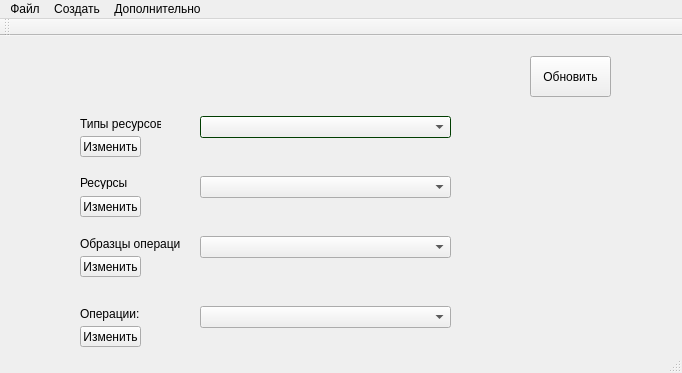
<?xml version="1.0" encoding="UTF-8"?>
<ui version="4.0">
 <class>MainWindow</class>
 <widget class="QMainWindow" name="MainWindow">
  <property name="geometry">
   <rect>
    <x>0</x>
    <y>0</y>
    <width>682</width>
    <height>373</height>
   </rect>
  </property>
  <property name="palette">
   <palette>
    <active>
     <colorrole role="Light">
      <brush brushstyle="SolidPattern">
       <color alpha="255">
        <red>0</red>
        <green>85</green>
        <blue>0</blue>
       </color>
      </brush>
     </colorrole>
    </active>
    <inactive>
     <colorrole role="Light">
      <brush brushstyle="SolidPattern">
       <color alpha="255">
        <red>0</red>
        <green>85</green>
        <blue>0</blue>
       </color>
      </brush>
     </colorrole>
    </inactive>
    <disabled>
     <colorrole role="Light">
      <brush brushstyle="SolidPattern">
       <color alpha="255">
        <red>0</red>
        <green>85</green>
        <blue>0</blue>
       </color>
      </brush>
     </colorrole>
    </disabled>
   </palette>
  </property>
  <property name="windowTitle">
   <string>Редактор визуальных объектов</string>
  </property>
  <property name="autoFillBackground">
   <bool>false</bool>
  </property>
  <property name="styleSheet">
   <string notr="true">background-color: hex(#008000);</string>
  </property>
  <widget class="QWidget" name="centralWidget">
   <widget class="QPushButton" name="pushButton">
    <property name="geometry">
     <rect>
      <x>530</x>
      <y>20</y>
      <width>81</width>
      <height>41</height>
     </rect>
    </property>
    <property name="text">
     <string>Обновить</string>
    </property>
   </widget>
   <widget class="QLabel" name="label">
    <property name="geometry">
     <rect>
      <x>80</x>
      <y>80</y>
      <width>81</width>
      <height>16</height>
     </rect>
    </property>
    <property name="text">
     <string>Типы ресурсов:</string>
    </property>
   </widget>
   <widget class="QLabel" name="label_2">
    <property name="geometry">
     <rect>
      <x>80</x>
      <y>140</y>
      <width>47</width>
      <height>13</height>
     </rect>
    </property>
    <property name="text">
     <string>Ресурсы:</string>
    </property>
   </widget>
   <widget class="QLabel" name="label_3">
    <property name="geometry">
     <rect>
      <x>80</x>
      <y>200</y>
      <width>101</width>
      <height>16</height>
     </rect>
    </property>
    <property name="text">
     <string>Образцы операций: </string>
    </property>
   </widget>
   <widget class="QLabel" name="label_4">
    <property name="geometry">
     <rect>
      <x>80</x>
      <y>270</y>
      <width>61</width>
      <height>16</height>
     </rect>
    </property>
    <property name="text">
     <string>Операции:</string>
    </property>
   </widget>
   <widget class="QComboBox" name="cmbTypeResources">
    <property name="geometry">
     <rect>
      <x>200</x>
      <y>80</y>
      <width>251</width>
      <height>22</height>
     </rect>
    </property>
    <property name="palette">
     <palette>
      <active>
       <colorrole role="WindowText">
        <brush brushstyle="SolidPattern">
         <color alpha="255">
          <red>0</red>
          <green>0</green>
          <blue>0</blue>
         </color>
        </brush>
       </colorrole>
       <colorrole role="Midlight">
        <brush brushstyle="SolidPattern">
         <color alpha="255">
          <red>0</red>
          <green>0</green>
          <blue>0</blue>
         </color>
        </brush>
       </colorrole>
       <colorrole role="Text">
        <brush brushstyle="SolidPattern">
         <color alpha="255">
          <red>0</red>
          <green>0</green>
          <blue>0</blue>
         </color>
        </brush>
       </colorrole>
       <colorrole role="Base">
        <brush brushstyle="SolidPattern">
         <color alpha="255">
          <red>255</red>
          <green>255</green>
          <blue>255</blue>
         </color>
        </brush>
       </colorrole>
       <colorrole role="Window">
        <brush brushstyle="SolidPattern">
         <color alpha="255">
          <red>0</red>
          <green>85</green>
          <blue>0</blue>
         </color>
        </brush>
       </colorrole>
      </active>
      <inactive>
       <colorrole role="WindowText">
        <brush brushstyle="SolidPattern">
         <color alpha="255">
          <red>0</red>
          <green>0</green>
          <blue>0</blue>
         </color>
        </brush>
       </colorrole>
       <colorrole role="Midlight">
        <brush brushstyle="SolidPattern">
         <color alpha="255">
          <red>0</red>
          <green>0</green>
          <blue>0</blue>
         </color>
        </brush>
       </colorrole>
       <colorrole role="Text">
        <brush brushstyle="SolidPattern">
         <color alpha="255">
          <red>0</red>
          <green>0</green>
          <blue>0</blue>
         </color>
        </brush>
       </colorrole>
       <colorrole role="Base">
        <brush brushstyle="SolidPattern">
         <color alpha="255">
          <red>255</red>
          <green>255</green>
          <blue>255</blue>
         </color>
        </brush>
       </colorrole>
       <colorrole role="Window">
        <brush brushstyle="SolidPattern">
         <color alpha="255">
          <red>0</red>
          <green>85</green>
          <blue>0</blue>
         </color>
        </brush>
       </colorrole>
      </inactive>
      <disabled>
       <colorrole role="WindowText">
        <brush brushstyle="SolidPattern">
         <color alpha="255">
          <red>120</red>
          <green>120</green>
          <blue>120</blue>
         </color>
        </brush>
       </colorrole>
       <colorrole role="Midlight">
        <brush brushstyle="SolidPattern">
         <color alpha="255">
          <red>0</red>
          <green>0</green>
          <blue>0</blue>
         </color>
        </brush>
       </colorrole>
       <colorrole role="Text">
        <brush brushstyle="SolidPattern">
         <color alpha="255">
          <red>120</red>
          <green>120</green>
          <blue>120</blue>
         </color>
        </brush>
       </colorrole>
       <colorrole role="Base">
        <brush brushstyle="SolidPattern">
         <color alpha="255">
          <red>0</red>
          <green>85</green>
          <blue>0</blue>
         </color>
        </brush>
       </colorrole>
       <colorrole role="Window">
        <brush brushstyle="SolidPattern">
         <color alpha="255">
          <red>0</red>
          <green>85</green>
          <blue>0</blue>
         </color>
        </brush>
       </colorrole>
      </disabled>
     </palette>
    </property>
    <property name="styleSheet">
     <string notr="true"/>
    </property>
   </widget>
   <widget class="QComboBox" name="cmbResources">
    <property name="geometry">
     <rect>
      <x>200</x>
      <y>140</y>
      <width>251</width>
      <height>22</height>
     </rect>
    </property>
   </widget>
   <widget class="QComboBox" name="cmbPatternOperations">
    <property name="geometry">
     <rect>
      <x>200</x>
      <y>200</y>
      <width>251</width>
      <height>22</height>
     </rect>
    </property>
   </widget>
   <widget class="QComboBox" name="cmbOperations">
    <property name="geometry">
     <rect>
      <x>200</x>
      <y>270</y>
      <width>251</width>
      <height>22</height>
     </rect>
    </property>
   </widget>
   <widget class="QPushButton" name="pushButton_2">
    <property name="geometry">
     <rect>
      <x>80</x>
      <y>100</y>
      <width>61</width>
      <height>21</height>
     </rect>
    </property>
    <property name="text">
     <string>Изменить</string>
    </property>
   </widget>
   <widget class="QPushButton" name="pushButton_3">
    <property name="geometry">
     <rect>
      <x>80</x>
      <y>160</y>
      <width>61</width>
      <height>21</height>
     </rect>
    </property>
    <property name="text">
     <string>Изменить</string>
    </property>
   </widget>
   <widget class="QPushButton" name="pushButton_4">
    <property name="geometry">
     <rect>
      <x>80</x>
      <y>220</y>
      <width>61</width>
      <height>21</height>
     </rect>
    </property>
    <property name="text">
     <string>Изменить</string>
    </property>
   </widget>
   <widget class="QPushButton" name="pushButton_5">
    <property name="geometry">
     <rect>
      <x>80</x>
      <y>290</y>
      <width>61</width>
      <height>21</height>
     </rect>
    </property>
    <property name="text">
     <string>Изменить</string>
    </property>
   </widget>
  </widget>
  <widget class="QMenuBar" name="menuBar">
   <property name="geometry">
    <rect>
     <x>0</x>
     <y>0</y>
     <width>682</width>
     <height>21</height>
    </rect>
   </property>
   <property name="styleSheet">
    <string notr="true"/>
   </property>
   <widget class="QMenu" name="menu">
    <property name="title">
     <string>Файл</string>
    </property>
    <addaction name="action"/>
    <addaction name="action_2"/>
   </widget>
   <widget class="QMenu" name="menu_2">
    <property name="title">
     <string>Создать</string>
    </property>
    <addaction name="action_3"/>
    <addaction name="action_5"/>
    <addaction name="action_4"/>
    <addaction name="action_6"/>
   </widget>
   <widget class="QMenu" name="menu_3">
    <property name="title">
     <string>Дополнительно</string>
    </property>
    <addaction name="action_7"/>
   </widget>
   <addaction name="menu"/>
   <addaction name="menu_2"/>
   <addaction name="menu_3"/>
  </widget>
  <widget class="QToolBar" name="mainToolBar">
   <attribute name="toolBarArea">
    <enum>TopToolBarArea</enum>
   </attribute>
   <attribute name="toolBarBreak">
    <bool>false</bool>
   </attribute>
  </widget>
  <widget class="QStatusBar" name="statusBar"/>
  <action name="action">
   <property name="text">
    <string>Открыть</string>
   </property>
  </action>
  <action name="action_2">
   <property name="text">
    <string>Выход</string>
   </property>
  </action>
  <action name="action_3">
   <property name="text">
    <string>Тип ресурсов</string>
   </property>
  </action>
  <action name="action_5">
   <property name="text">
    <string>Ресурс</string>
   </property>
  </action>
  <action name="action_4">
   <property name="text">
    <string>Образец операции</string>
   </property>
  </action>
  <action name="action_6">
   <property name="text">
    <string>Операцию</string>
   </property>
  </action>
  <action name="action_7">
   <property name="text">
    <string>Сгенерировать</string>
   </property>
  </action>
 </widget>
 <layoutdefault spacing="6" margin="11"/>
 <resources/>
 <connections/>
</ui>
